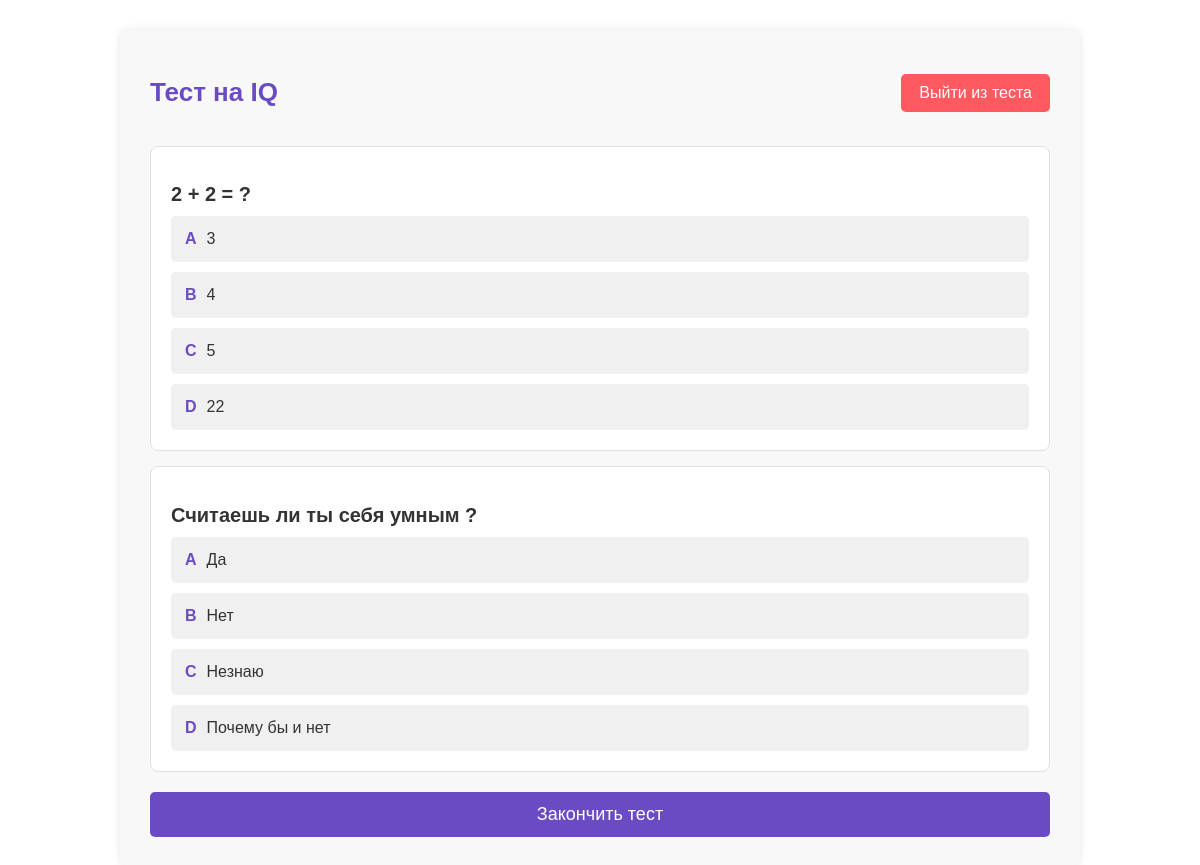
The app's page /test/1/, older data.
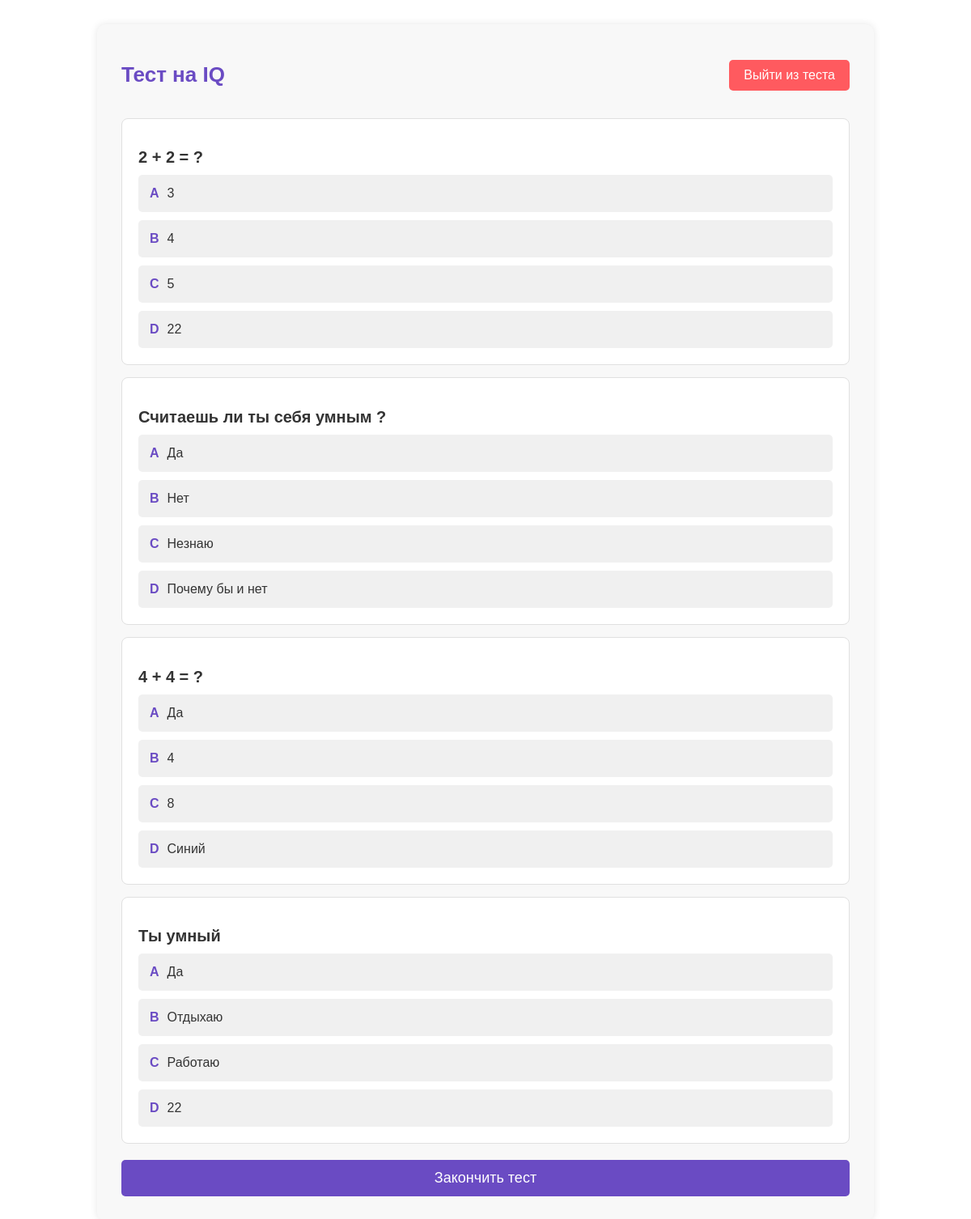
The same page, newer data.
### main/models.py (models this page shows, shortened)
class Questions(models.Model):
    user = models.ForeignKey(User, on_delete=models.CASCADE)
    subject = models.ForeignKey(Subject, on_delete=models.CASCADE)
    questions = models.TextField()

class Answers(models.Model):
    question = models.ForeignKey(Questions, on_delete=models.CASCADE)
    answer = models.CharField(max_length=200)
    is_correct = models.BooleanField(default=False)

### main/views.py (the view, shortened to what this page needs)
# urls.py: path('test/<int:pk>/', views.test_view, name='test-view'),
def test_view(request, pk):
    subject = Subject.objects.get(id=pk)
    questions = Questions.objects.filter(subject_id=subject)
    return render(request, 'test.html', {'subject': subject, 'questions': questions})

### main/templates/test.html (shortened to what this page needs)
{% load static %}
<!DOCTYPE html>
<html lang="ru">
<head>
    <link rel="stylesheet" href="{% static 'main/css/test.css' %}">
</head>
<body>
    <div class="test-wrapper">
        <div class="test-header">
            <h1 class="test-title">{{ subject.name }}</h1>
            <a href="{% url 'tests' %}" class="btn-back">Выйти из теста</a>
        </div>
        <form method="POST" class="test-form">
            {% for question in questions %}
                <div class="question-card">
                    <h2 class="question">{{ question.questions }}</h2>
                    <div class="answers-grid">
                        {% for answer in question.answers_set.all %}
                            <label class="answer-card">
                                <span class="answer-letter">
                                    {% if forloop.counter == 1 %}A
                                    {% elif forloop.counter == 2 %}B
                                    {% elif forloop.counter == 3 %}C
                                    {% elif forloop.counter == 4 %}D
                                    {% endif %}
                                </span>
                                <span class="answer-text">{{ answer.answer }}</span>
                            </label>
                        {% endfor %}
                    </div>
                </div>
            {% endfor %}
            <button type="submit" class="btn-submit">Закончить тест</button>
        </form>
    </div>
</body>
</html>

Row changes from the older to the newer data that the page shows:
added Questions: questions "4 + 4 = ?"
added Answers: shows "A", answer "Да", shown under "4 + 4 = ?"
added Answers: shows "B", answer "4", shown under "4 + 4 = ?"
added Answers: shows "C", answer "8", shown under "4 + 4 = ?"
added Answers: shows "D", answer "Синий", shown under "4 + 4 = ?"
added Questions: questions "Ты умный"
added Answers: shows "A", answer "Да", shown under "Ты умный"
added Answers: shows "B", answer "Отдыхаю", shown under "Ты умный"
added Answers: shows "C", answer "Работаю", shown under "Ты умный"
added Answers: shows "D", answer "22", shown under "Ты умный"
